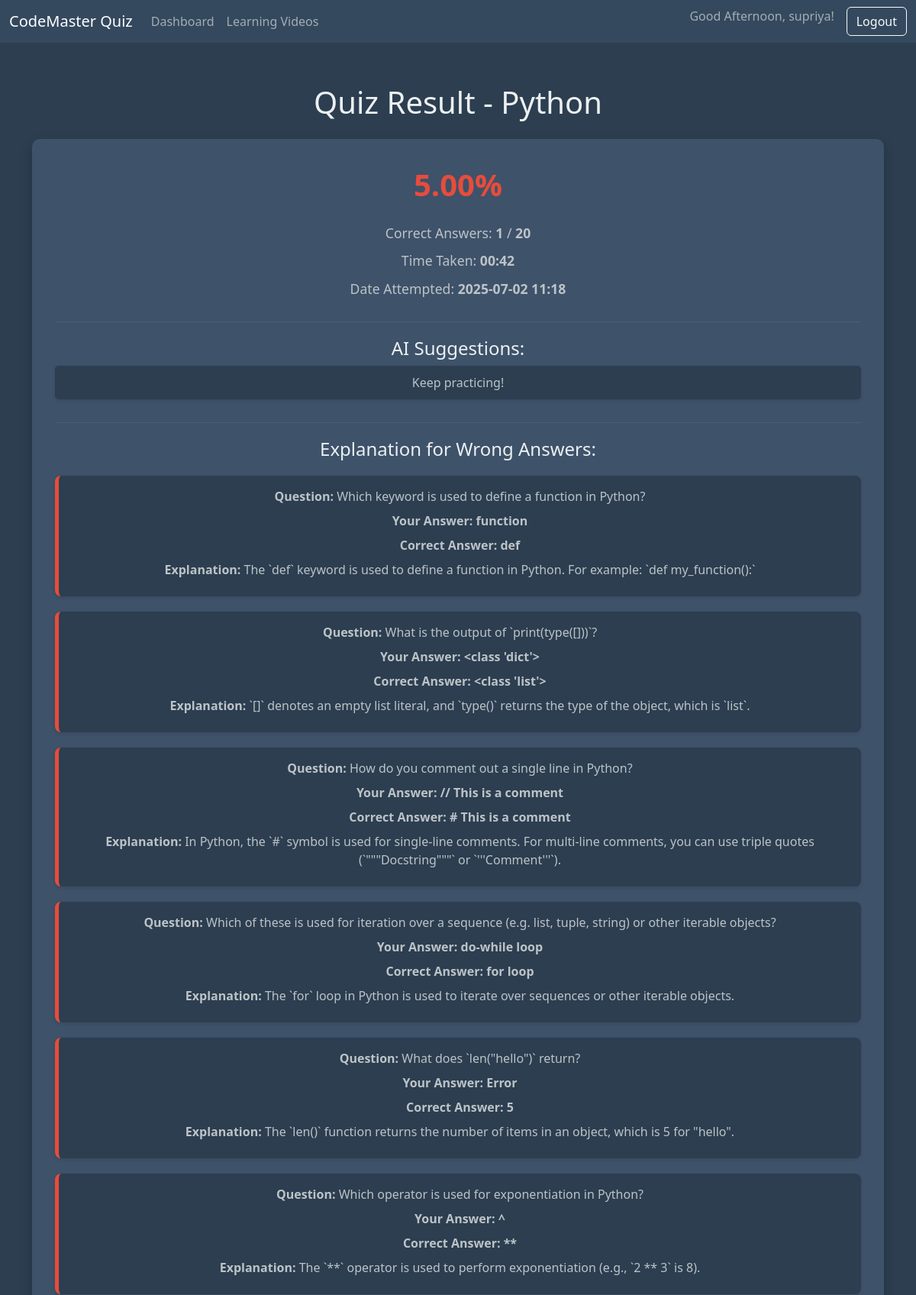
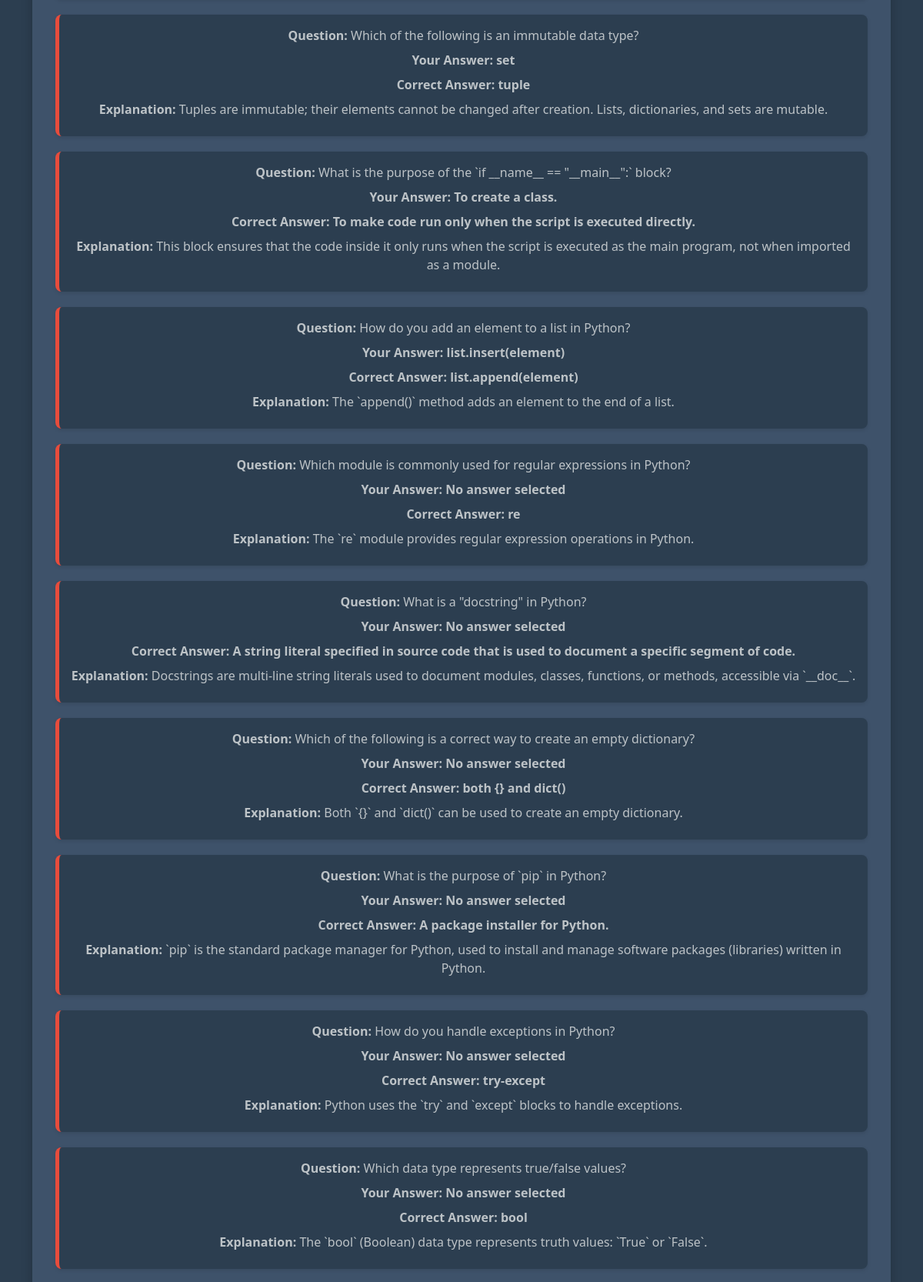
The page /result/1 (signed in, upper part) on the database its author committed (2 pictures, top to bottom).
### app.py (models this page shows, shortened)
class User(UserMixin, db.Model):
    id = db.Column(db.Integer, primary_key=True)
    username = db.Column(db.String(80), unique=True, nullable=False)
    password_hash = db.Column(db.String(120), nullable=False)
    quiz_attempts = db.relationship('QuizAttempt', backref='user', lazy=True) # One-to-many relationship

class QuizAttempt(db.Model):
    id = db.Column(db.Integer, primary_key=True)
    user_id = db.Column(db.Integer, db.ForeignKey('user.id'), nullable=False)
    quiz_language = db.Column(db.String(50), nullable=False)
    score = db.Column(db.Float, nullable=False)
    total_questions = db.Column(db.Integer, nullable=False)
    correct_answers = db.Column(db.Integer, nullable=False)
    time_taken_seconds = db.Column(db.Integer)
    date_attempted = db.Column(db.DateTime, nullable=False, default=datetime.utcnow)
    wrong_answers_details = db.Column(db.Text) # JSON string of list of dicts

### app.py (the view)
@app.route('/result/<int:attempt_id>')
@login_required
def result(attempt_id):
    attempt = db.session.get(QuizAttempt, attempt_id)
    if not attempt or attempt.user_id != current_user.id:
        flash('Attempt not found or you do not have permission to view it.', 'danger')
        return redirect(url_for('dashboard'))
    wrong_answers = json.loads(attempt.wrong_answers_details) if attempt.wrong_answers_details else []
    suggestions = ["Review these topics to improve.", "Practice similar questions."]
    if attempt.score >= 80:
        suggestions = ["Great performance!"]
    elif attempt.score >= 50:
        suggestions = ["Good progress!"]
    else:
        suggestions = ["Keep practicing!"]
    return render_template('result.html', attempt=attempt, wrong_answers=wrong_answers, suggestions=suggestions)

### app.py (called while the page is built)
@login_manager.user_loader
def load_user(user_id):
    return db.session.get(User, int(user_id))

@app.before_request
def create_tables():
    db.create_all()

### templates/result.html (shortened to what this page needs)
<!DOCTYPE html>
<html lang="en">
<head>
    <link href="https://cdn.jsdelivr.net/npm/bootstrap@5.3.3/dist/css/bootstrap.min.css" rel="stylesheet">
    <link rel="stylesheet" href="https://cdnjs.cloudflare.com/ajax/libs/font-awesome/6.0.0-beta3/css/all.min.css">
</head>
<body>
    <nav class="navbar navbar-expand-lg navbar-dark bg-dark">
        <div class="container-fluid">
            <a class="navbar-brand" href="{{ url_for('dashboard') }}">CodeMaster Quiz</a>
            <div class="collapse navbar-collapse" id="navbarNav">
                <ul class="navbar-nav me-auto mb-2 mb-lg-0">
                    <li class="nav-item">
                        <a class="nav-link" href="{{ url_for('dashboard') }}">Dashboard</a>
                    </li>
                    <li class="nav-item">
                        <a class="nav-link" href="{{ url_for('videos') }}">Learning Videos</a>
                    </li>
                </ul>
                <ul class="navbar-nav ms-auto">
                    <li class="nav-item">
                        <span class="navbar-text me-3">
                            Good Afternoon, {{ current_user.username }}!
                        </span>
                    </li>
                    <li class="nav-item">
                        <a class="btn btn-outline-light" href="{{ url_for('logout') }}">Logout</a>
                    </li>
                </ul>
            </div>
        </div>
    </nav>
    <div class="container mt-4">
        <h1 class="text-center mb-4">Quiz Result - {{ attempt.quiz_language|capitalize }}</h1>
        <div class="result-container text-center">
            <p class="score-display {% if attempt.score < 50 %}fail{% endif %}">
                {{ "%.2f"|format(attempt.score) }}%
            </p>
            <div class="summary">
                <p>Correct Answers: <strong>{{ attempt.correct_answers }}</strong> / <strong>{{ attempt.total_questions }}</strong></p>
                <p>Time Taken: <strong>
                    {% if attempt.time_taken_seconds %}
                        {{ "%02d:%02d"|format(attempt.time_taken_seconds // 60, attempt.time_taken_seconds % 60) }}
                    {% else %}
                        N/A
                    {% endif %}
                </strong></p>
                <p>Date Attempted: <strong>{{ attempt.date_attempted.strftime('%Y-%m-%d %H:%M') }}</strong></p>
            </div>
            <div class="suggestions-section">
                <h4>AI Suggestions:</h4>
                {% if suggestions %}
                    <ul>
                        {% for suggestion in suggestions %}
                            <li>{{ suggestion }}</li>
                        {% endfor %}
                    </ul>
                {% else %}
                    <p>No specific suggestions at this time.</p>
                {% endif %}
            </div>
            <div class="wrong-answers-section">
                <h4>Explanation for Wrong Answers:</h4>
                {% if wrong_answers %}
                    {% for detail in wrong_answers %}
                        <div class="wrong-answer-detail">
                            <p><strong>Question:</strong> {{ detail.question }}</p>
                            <p class="user-info"><strong>Your Answer:</strong> {{ detail.user_answer or 'No answer selected' }}</p>
                            <p class="correct-info"><strong>Correct Answer:</strong> {{ detail.correct_answer }}</p>
                            <p><strong>Explanation:</strong> {{ detail.explanation }}</p>
                        </div>
                    {% endfor %}
                {% else %}
                    <p>Great job! No wrong answers to explain.</p>
                {% endif %}
            </div>
        </div>
    </div>
</body>
</html>

### templates/result.html (style rules this page uses)
body { background-color: #2c3e50; color: #ecf0f1; font-family: 'Segoe UI', Tahoma, Geneva, Verdana, sans-serif; }
.navbar { background-color: #34495e !important; }
.container { padding-top: 30px; padding-bottom: 30px; }
h1, h2, h3, h4, h5, h6 { color: #ecf0f1; }
.result-container { background-color: #3e526a; border-radius: 10px; box-shadow: 0 6px 15px rgba(0, 0, 0, 0.2); padding: 30px; margin-bottom: 30px; }
.score-display { font-size: 2.5em; font-weight: bold; color: #2ecc71; margin-bottom: 20px; }
.score-display.fail { color: #e74c3c; }
.summary p { font-size: 1.1em; margin-bottom: 10px; color: #bdc3c7; }
.wrong-answers-section { margin-top: 30px; border-top: 1px solid #4a607a; padding-top: 20px; }
.wrong-answer-detail { border-left: 5px solid #e74c3c; padding-left: 15px; margin-top: 20px; background-color: #2c3e50; padding: 15px; border-radius: 8px; box-shadow: 0 2px 5px rgba(0, 0, 0, 0.1); }
.wrong-answer-detail p { margin-bottom: 8px; color: #bdc3c7; }
.correct-info { color: #2ecc71; font-weight: bold; }
.user-info { color: #f39c12; font-weight: bold; }
.suggestions-section { margin-top: 30px; border-top: 1px solid #4a607a; padding-top: 20px; }
.suggestions-section ul { list-style: none; padding-left: 0; }
.suggestions-section ul li { background-color: #2c3e50; padding: 10px 15px; border-radius: 5px; margin-bottom: 8px; color: #bdc3c7; box-shadow: 0 2px 5px rgba(0, 0, 0, 0.1); }

### rows shown on the page
User: username "supriya"
QuizAttempt: quiz_language "Python", score "5.00", correct_answers "1", total_questions "20", time_taken_seconds "00:42", date_attempted "2025-07-02 11:18"

### other values the page prints
{{ suggestion }} "Keep practicing!"
{{ detail.question }} "Which keyword is used to define a function in Python?" "What is the output of `print(type([]))`?" "How do you comment out a single line in Python?" "Which of these is used for iteration over a sequence (e.g. list, tuple, string) or other iterable objects?" "What does `len(\"hello\")` return?" "Which operator is used for exponentiation in Python?" "Which of the following is an immutable data type?" "What is the purpose of the `if __name__ == \"__main__\":` block?" "How do you add an element to a list in Python?" "Which module is commonly used for regular expressions in Python?" "What is a \"docstring\" in Python?" "Which of the following is a correct way to create an empty dictionary?" "What is the purpose of `pip` in Python?" "How do you handle exceptions in Python?" "Which data type represents true/false values?"
{{ detail.user_answer or 'No answer selected' }} "function" "<class 'dict'>" "// This is a comment" "do-while loop" "Error" "^" "set" "To create a class." "list.insert(element)" "No answer selected" "No answer selected" "No answer selected" "No answer selected" "No answer selected" "No answer selected"
{{ detail.correct_answer }} "def" "<class 'list'>" "# This is a comment" "for loop" "5" "**" "tuple" "To make code run only when the script is executed directly." "list.append(element)" "re" "A string literal specified in source code that is used to document a specific segment of code." "both {} and dict()" "A package installer for Python." "try-except" "bool"
{{ detail.explanation }} "The `def` keyword is used to define a function in Python. For example: `def my_function():`" "`[]` denotes an empty list literal, and `type()` returns the type of the object, which is `list`." "In Python, the `#` symbol is used for single-line comments. For multi-line comments, you can use triple quotes (`\"\"\"Docstring\"\"\"` or `'''Comment'''`)." "The `for` loop in Python is used to iterate over sequences or other iterable objects." "The `len()` function returns the number of items in an object, which is 5 for \"hello\"." "The `**` operator is used to perform exponentiation (e.g., `2 ** 3` is 8)." "Tuples are immutable; their elements cannot be changed after creation. Lists, dictionaries, and sets are mutable." "This block ensures that the code inside it only runs when the script is executed as the main program, not when imported as a module." "The `append()` method adds an element to the end of a list." "The `re` module provides regular expression operations in Python." "Docstrings are multi-line string literals used to document modules, classes, functions, or methods, accessible via `__doc__`." "Both `{}` and `dict()` can be used to create an empty dictionary." "`pip` is the standard package manager for Python, used to install and manage software packages (libraries) written in Python." "Python uses the `try` and `except` blocks to handle exceptions." "The `bool` (Boolean) data type represents truth values: `True` or `False`."
